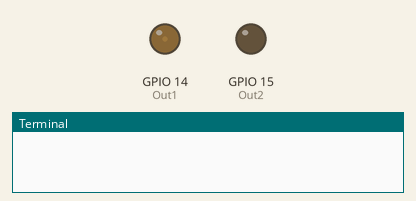
Recording of a program running on a simulated Raspberry Pi (BCM pin numbers). Shown: output pins drawn as LEDs (lit = HIGH), the last lines printed to the terminal. At 3.6 s the program stops and its outputs stay as they are.

Above: at 0.5 s.
At 1.87 s:
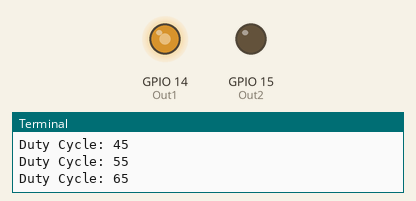
At 2.47 s:
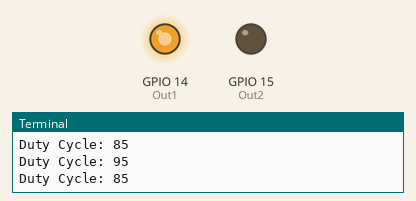
At 3.22 s:
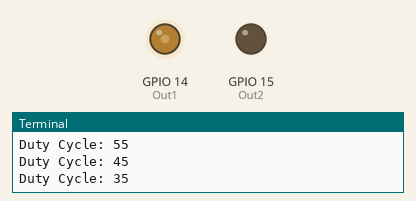
Timing chart, 0 to 5.1 s (numbered marks = the images above):
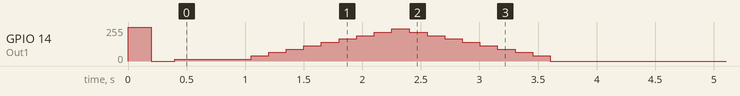

Measured:
- by itself, GPIO 14 (Out1): 0/255 → 255/255 at 0.00 s, → 0/255 0.20 s later, → 13/255 0.20 s later, → 38/255 0.65 s later, … (21 changes in this stretch)

The program:

Motor_control.py
```python
# Import Libraries#
import time
import RPi.GPIO as gpio

# Define Vairables #
Out1 = 14
Out2 = 15
freq = 5000
dc_start = 5


#def init():
gpio.setmode(gpio.BCM)
gpio.setup(Out1, gpio.OUT)
gpio.setup(Out2, gpio.OUT)

pwm1 = gpio.PWM(Out1, freq)
pwm2 = gpio.PWM(Out2, freq)

def cw(t):
#	init()
	gpio.output(Out1, gpio.HIGH)
	gpio.output(Out2, gpio.LOW)
	time.sleep(0.2)
	gpio.output(Out1, gpio.LOW)
	time.sleep(0.2)
	rampit(t)
#	time.sleep(t)
	gpio.cleanup()

def ccw(t):
#	init()
#	gpio.output(Out1, gpio.Low)
#	gpio.output(Out2, gpio.HIGH)
#	rampit(t, divs)
#	time.sleep(t)
	gpio.cleanup()

def rampit(t):
	pauseme =t / 20
	pwm1.start(5)
	time.sleep(0.5)
	sickle = dc_start
	for i in range (0, 9):
		time.sleep(pauseme)
		sickle += 10
		pwm1.ChangeDutyCycle(sickle)
		print("Duty Cycle:", sickle)
	for i in range (0, 9):
		time.sleep(pauseme)
		sickle -= 10
		pwm1.ChangeDutyCycle(sickle)
		print("Duty Cycle:", sickle)

cw(3)

#ccw(10)
```
